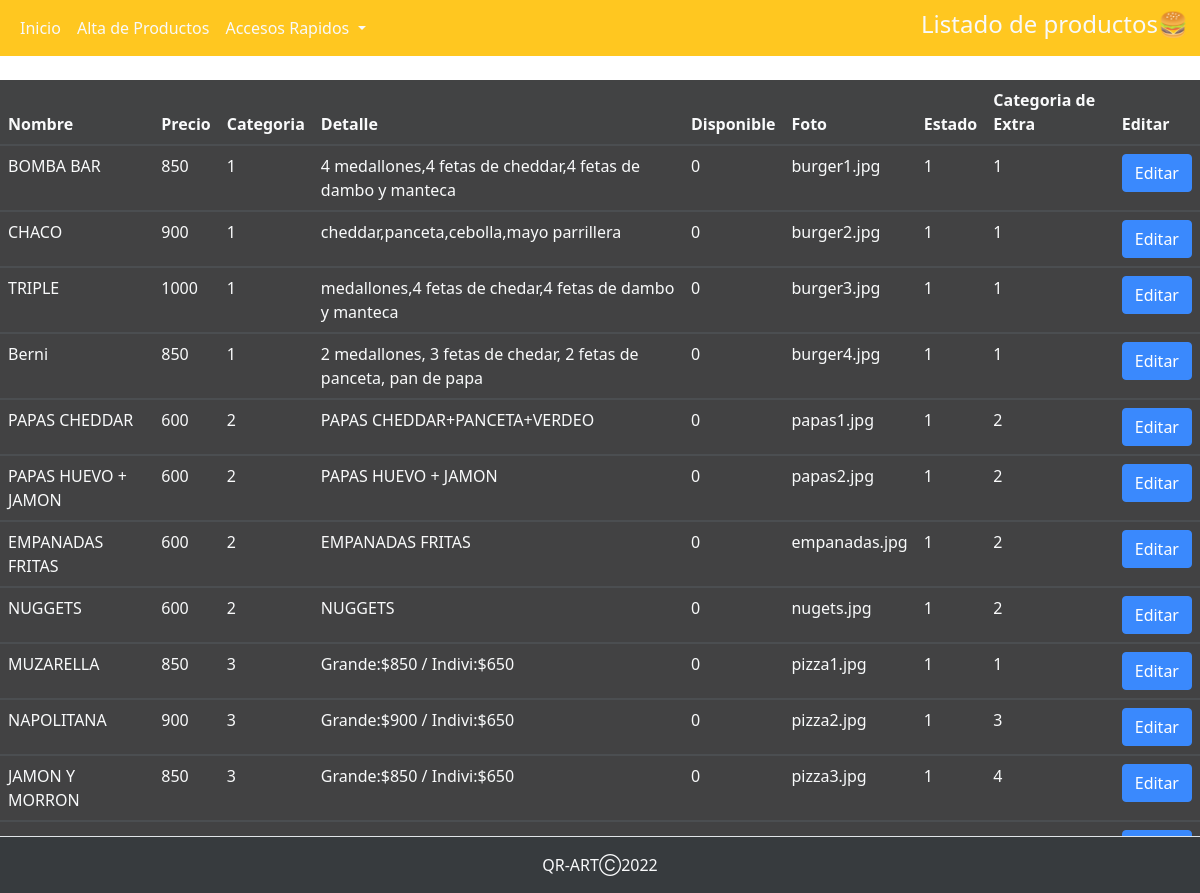
Before: /perfiles/perfil_mozo/productos/modificacionproducto_m.php with the older database file.
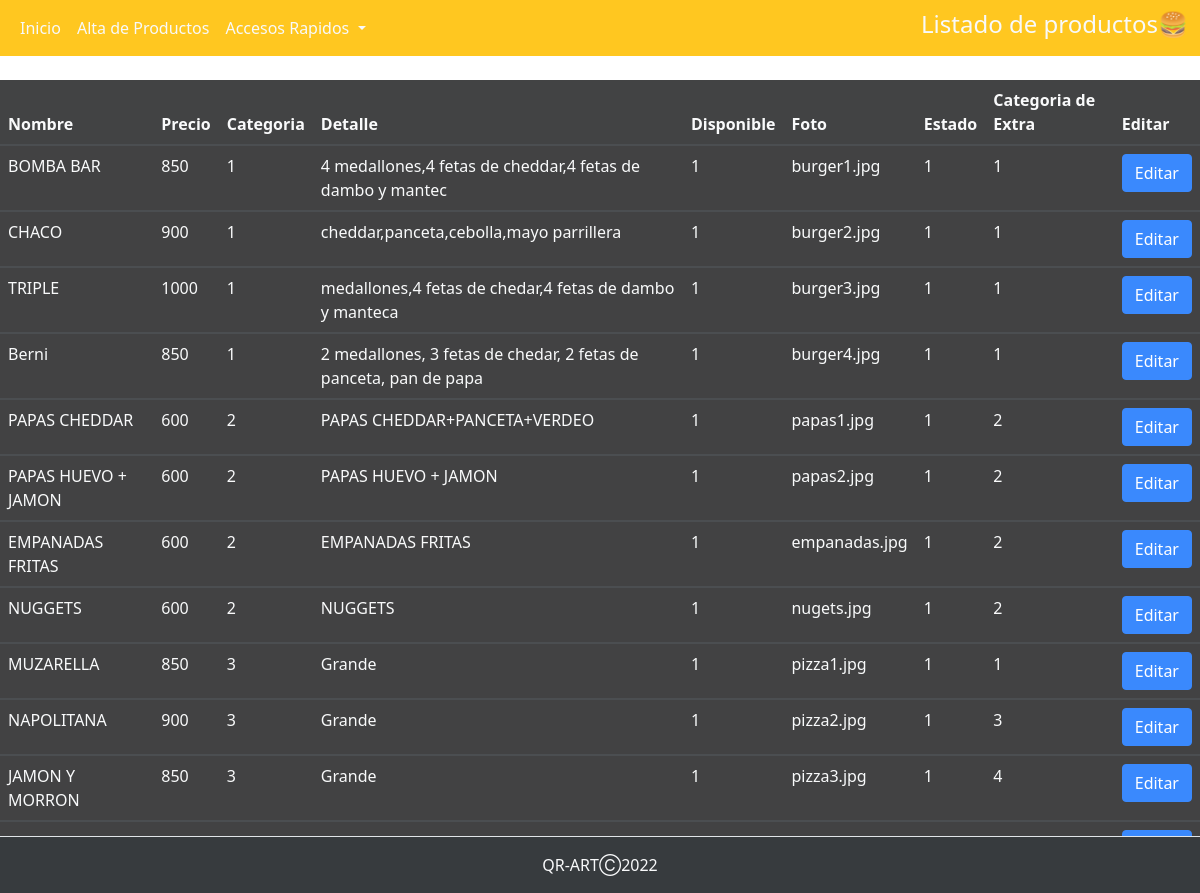
After: the same page with the newer database file.
### tables this page shows
CREATE TABLE `productos` (
  `cod_prod` int(6) NOT NULL,
  `categoria_prod` text NOT NULL,
  `nombre_prod` text NOT NULL,
  `precio_prod` decimal(10,0) NOT NULL,
  `detalle_prod` text NOT NULL,
  `foto_prod` text NOT NULL,
  `prod_disponible` tinyint(1) NOT NULL,
  `requiere_cocina` tinyint(1) NOT NULL,
  `est_baja_prod` tinyint(1) NOT NULL,
  `categ_extra` text NOT NULL
);

### perfiles/perfil_mozo/productos/modificacionproducto_m.php (the view, shortened to what this page needs)
<?php
$conexion=mysqli_connect("localhost","root","","qr_art");
?>
<!DOCTYPE html>
<html lang="en">
<head>
    <link rel="stylesheet" href="https://cdnjs.cloudflare.com/ajax/libs/twitter-bootstrap/5.1.3/css/bootstrap.min.css">
    <link rel="stylesheet" href="https://cdn.datatables.net/1.12.1/css/dataTables.bootstrap5.min.css">
    <link rel="stylesheet " href="../../../assets/stylesnav.css">
    <link rel="stylesheet " href="../../../assets/backp.css">
    <link rel="stylesheet " href="../../../assets/table.css">
</head>
<body>
<nav class="navbar navbar-expand-xl">
  <div class="container-fluid">
    <div class="collapse navbar-collapse" id="navbarSupportedContent">
      <ul class="navbar-nav me-auto mb-2 mb-lg-0">
        <li class="nav-item">
          <a class="nav-link active text-light" aria-current="page" href="../perfil_mozo.php">Inicio</a>
        </li>
        <li class="nav-item">
          <a class="nav-link text-light" href="./altaproducto_m.php">Alta de Productos</a>
        </li>
        <li class="nav-item dropdown">
          <a class="nav-link dropdown-toggle text-light" href="#" id="navbarDropdown" role="button" data-bs-toggle="dropdown" aria-expanded="false">
            Accesos Rapidos
          </a>
        </li>
      </ul>
      <h4 class="text-sm-center text-light">Listado de productos🍔</h4>
    </div>
  </div>
</nav>
  <br>
  <table id="productos" name="productos" class="table table-striped" style="width:100%">
        <thead>
            <tr class="text-light">
                <th class="text-light">Nombre</th>
                <th class="text-light">Precio</th>
                <th class="text-light">Categoria</th>
                <th class="text-light">Detalle</th>
                <th class="text-light">Disponible</th>
                <th class="text-light">Foto</th>
                <th class="text-light">Estado</th>
                <th class="text-light">Categoria de Extra</th>
                <th class="text-light">Editar</th>
            </tr>
        </thead>
        <?php
        $sql="SELECT * from productos";
        $result=mysqli_query($conexion, $sql);
        while($mostrar=mysqli_fetch_array($result)){
        ?>
        <tbody>
            <tr>
                <td class="text-light"><?php echo $mostrar['nombre_prod'] ?></td>
                <td class="text-light"><?php echo $mostrar['precio_prod'] ?></td>
                <td class="text-light"><?php echo $mostrar['categoria_prod'] ?></td>
                <td class="text-light"><?php echo $mostrar['detalle_prod'] ?></td>
                <td class="text-light"><?php echo $mostrar['prod_disponible'] ?></td>
                <td class="text-light"><?php echo $mostrar['foto_prod'] ?></td>
                <td class="text-light"><?php echo $mostrar['est_baja_prod'] ?></td>
                <td class="text-light"><?php echo $mostrar['categ_extra'] ?></td>
                <td>
                <a class= "btn btn-primary" href="actualizar_prod_m.php?id=<?php echo $mostrar['cod_prod']?>" class="table__item__link" >Editar</a>
                </td>
            </tr>
        </tbody>
        <?php
        }
        ?>
    </table>
<footer class="py-3 mt-5 border-top bg-dark fixed-bottom">
            <p class="col-md-12 mb-0 text-light text-center">QR-ARTⒸ2022</p>
    </footer>
</body>
</html>

### assets/stylesnav.css (style rules this page uses)
.navbar-expand-xl { background-color: #ffc107; }

### assets/backp.css (style rules this page uses)
* { margin: 0; padding: 0; }
body { background-image: url('../assets/img/20.jpg'); background-repeat: no-repeat; background-size: cover; opacity: 0.9; width: calc((100%/3)-10px); }

### assets/table.css (style rules this page uses)
table { background-color: rgb(23, 24, 25); opacity: 0.9; margin-bottom: 40rem; }

Changed rows visible on the page:
changed productos "BOMBA BAR": detalle_prod "4 medallones,4 fetas de cheddar,4 fetas de dambo y manteca" → "4 medallones,4 fetas de cheddar,4 fetas de dambo y mantec"; prod_disponible "0" → "1"
changed productos "CHACO": prod_disponible "0" → "1"
changed productos "TRIPLE": prod_disponible "0" → "1"
changed productos "Berni": prod_disponible "0" → "1"
changed productos "PAPAS CHEDDAR": prod_disponible "0" → "1"
changed productos "PAPAS HUEVO + JAMON": prod_disponible "0" → "1"
changed productos "EMPANADAS FRITAS": prod_disponible "0" → "1"
changed productos "NUGGETS": prod_disponible "0" → "1"
changed productos "MUZARELLA": detalle_prod "Grande:$850 / Indivi:$650" → "Grande"; prod_disponible "0" → "1"
changed productos "NAPOLITANA": detalle_prod "Grande:$900 / Indivi:$650" → "Grande"; prod_disponible "0" → "1"
changed productos "JAMON Y MORRON": detalle_prod "Grande:$850 / Indivi:$650" → "Grande"; prod_disponible "0" → "1"
